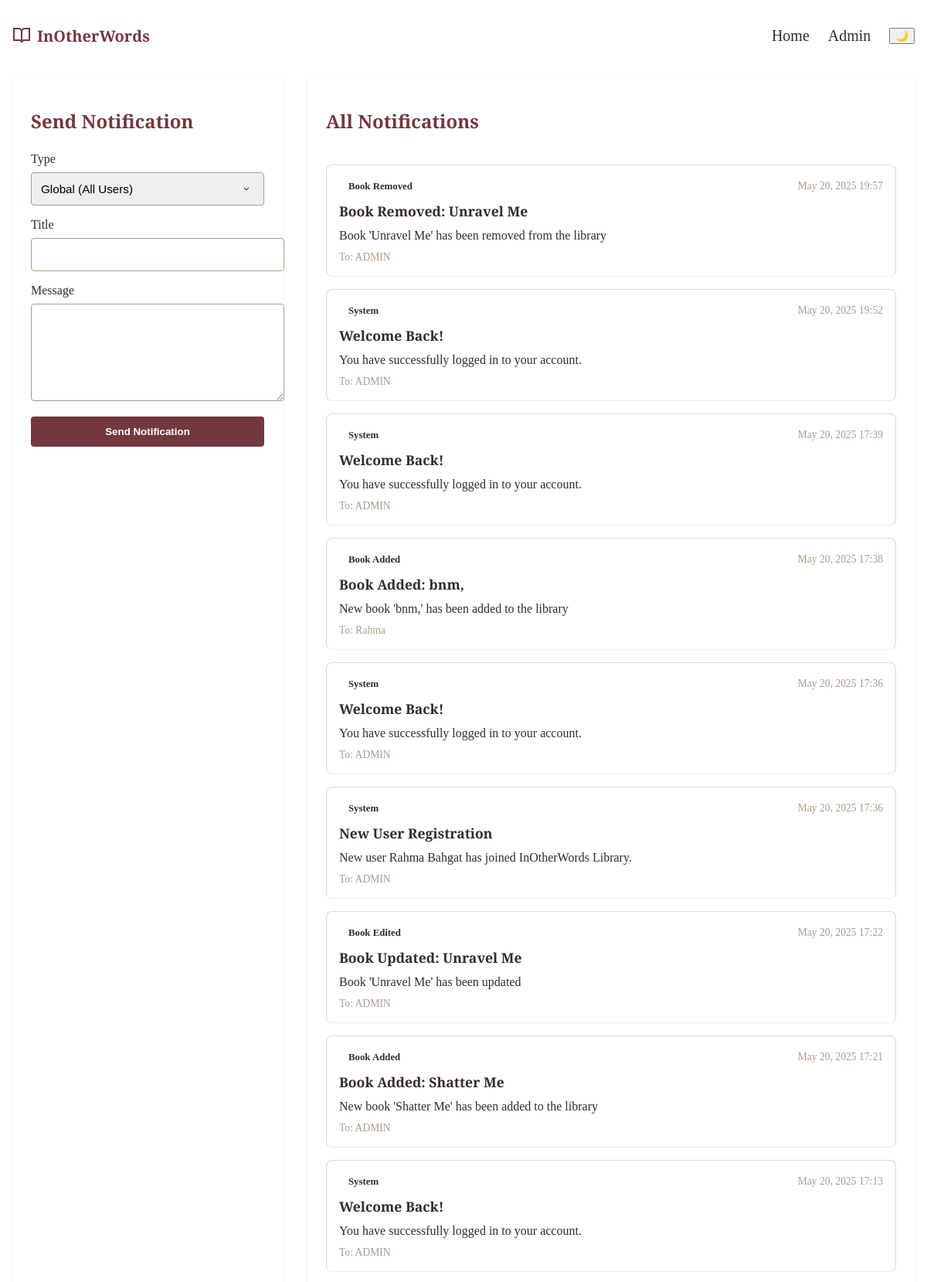
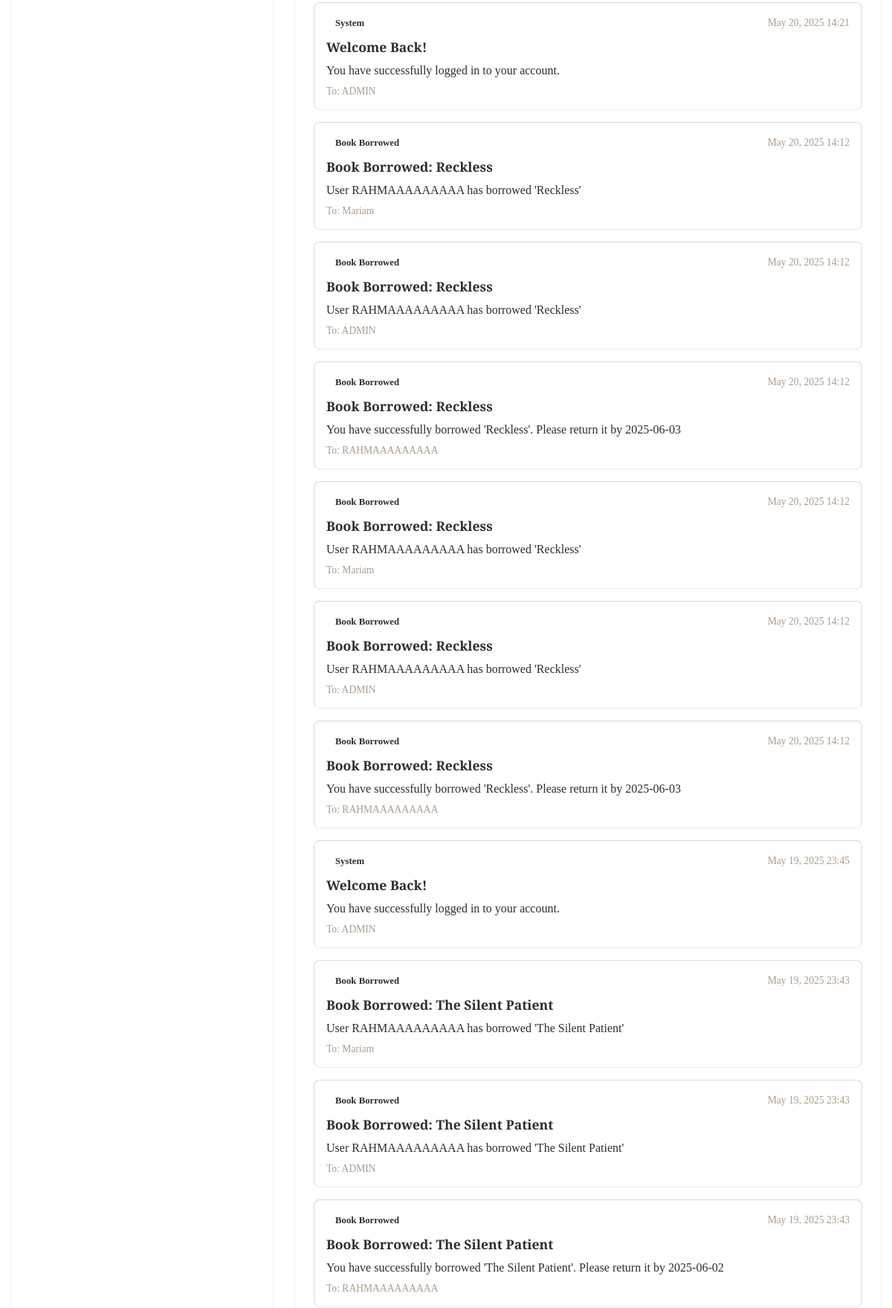
Screenshot of /library-admin/notifications/ (signed in, upper part) with the database file from the repository (2 pictures, top to bottom).
### books/models.py (models this page shows, shortened)
class Notification(models.Model):
    NOTIFICATION_TYPES = [
        ('personal', 'Personal'),
        ('global', 'Global'),
        ('system', 'System'),
        ('book_added', 'Book Added'),
        ('book_edited', 'Book Edited'),
        ('book_removed', 'Book Removed'),
        ('book_borrowed', 'Book Borrowed'),
        ('book_returned', 'Book Returned'),
    ]
    recipient = models.ForeignKey(User, on_delete=models.CASCADE, related_name='notifications_received', null=True, blank=True)
    sender = models.ForeignKey(User, on_delete=models.SET_NULL, related_name='notifications_sent', null=True, blank=True)
    title = models.CharField(max_length=200)
    message = models.TextField()
    notification_type = models.CharField(max_length=20, choices=NOTIFICATION_TYPES)
    created_at = models.DateTimeField(auto_now_add=True)
    is_read = models.BooleanField(default=False)
    related_book = models.ForeignKey('Book', on_delete=models.SET_NULL, null=True, blank=True)
    class Meta:
        ordering = ['-created_at']

### books/views_notifications.py (the view, shortened to what this page needs)
# urls.py: path('library-admin/notifications/', admin_notifications, name='admin-notifications'),
@user_passes_test(is_admin)
def admin_notifications(request):
    notifications = Notification.objects.filter(
        Q(sender=request.user) |  # Notifications sent by this admin
        Q(recipient=request.user) |  # Notifications received by this admin
        Q(notification_type__in=['book_added', 'book_edited', 'book_removed', 'book_borrowed', 'book_returned'])  # Book-related notifications
    ).order_by('-created_at')
    unread_count = notifications.filter(is_read=False).count()
    notifications.filter(is_read=False).update(is_read=True)
    users = User.objects.filter(is_staff=False)  # Get non-staff users for recipient selection
    return render(request, 'notifications-admin.html', {
        'notifications': notifications,
        'unread_notifications_count': unread_count,
        'users': users
    })

### books/views_notifications.py (called while the page is built)
def is_admin(user):
    return user.is_staff

### Templates/notifications-admin.html (shortened to what this page needs)
{% extends 'base.html' %}
{% load static %}
{% block content %}
<div class="notifications-container">
    <div class="notifications-grid">
        <div class="send-notification-card">
            <h2>Send Notification</h2>
            <form method="POST">
                <div class="form-group">
                    <label for="notification_type">Type</label>
                    <select class="form-control" id="notification_type" name="notification_type" required>
                        <option value="global">Global (All Users)</option>
                    </select>
                </div>
                <div class="form-group">
                    <label for="title">Title</label>
                    <input type="text" class="form-control" id="title" name="title" required>
                </div>
                <div class="form-group">
                    <label for="message">Message</label>
                    <textarea class="form-control" id="message" name="message" rows="3" required></textarea>
                </div>
                <button type="submit" class="btn-send">Send Notification</button>
            </form>
        </div>
        <div class="notifications-list">
            <h2>All Notifications</h2>
            {% if notifications %}
                {% for notification in notifications %}
                    <div class="notification-card">
                        <div class="notification-header">
                            <span class="notification-type type-{{ notification.notification_type }}">
                                {{ notification.get_notification_type_display }}
                            </span>
                            <span class="notification-date">{{ notification.created_at|date:"M d, Y H:i" }}</span>
                        </div>
                        <h3 class="notification-title">{{ notification.title }}</h3>
                        <p class="notification-message">{{ notification.message }}</p>
                        <div class="notification-meta">
                            {% if notification.recipient %}
                                <span>To: {{ notification.recipient.username }}</span>
                            {% endif %}
                        </div>
                    </div>
                {% endfor %}
            {% else %}
                <p>No notifications found.</p>
            {% endif %}
        </div>
    </div>
</div>
{% endblock %}

### Static/css/Navbar_Footer.css (style rules this page uses)
body { margin: 0; padding: 0; overflow-x: hidden; width: 100%; min-height: 100vh; box-sizing: border-box; }
:root { --dark-brown: #322d29; --brand-red: #72383d; --warm-taupe: #ac9c8d; --light-gray: #d9d9d9; --cream: #efe9e1; }

### Static/css/notifications.css (style rules this page uses)
:root { --dark-brown: #322d29; --brand-red: #72383d; --warm-taupe: #ac9c8d; --light-gray: #d9d9d9; --cream: #efe9e1; }
.notifications-container { max-width: 1200px; margin: 2rem auto; padding: 0 1rem; }
.notifications-list { display: flex; flex-direction: column; gap: 1rem; }
.notification-card { background-color: white; border: 1px solid var(--light-gray); border-radius: 8px; padding: 1.5rem; transition: all 0.3s ease; position: relative; overflow: hidden; }
.notification-header { display: flex; justify-content: space-between; align-items: center; margin-bottom: 1rem; }
.notification-meta { display: flex; align-items: center; gap: 1rem; }
.notification-type { color: var(--dark-brown); font-weight: 500; font-size: 0.9rem; }
.notification-date { color: var(--warm-taupe); font-size: 0.85rem; }
.notification-title { color: var(--dark-brown); font-size: 1.1rem; margin: 0 0 0.5rem 0; font-family: 'Merriweather', serif; }
.notification-message { color: var(--warm-taupe); line-height: 1.5; margin: 0 0 1rem 0; }

### Templates/notifications-admin.html (style rules this page uses)
.notifications-container { max-width: 1200px; margin: 6rem auto 2rem; padding: 0 1rem; }
.notifications-grid { display: grid; grid-template-columns: 350px 1fr; gap: 2rem; margin-top: 2rem; }
.send-notification-card { background: white; border-radius: 8px; box-shadow: 0 2px 4px rgba(0, 0, 0, 0.1); padding: 1.5rem; }
.send-notification-card h2 { color: var(--brand-red); margin-bottom: 1.5rem; font-family: 'Playfair Display', serif; }
.form-group { margin-bottom: 1rem; }
.form-group label { display: block; margin-bottom: 0.5rem; color: var(--dark-brown); font-weight: 500; }
.form-control { width: 100%; padding: 0.75rem; border: 1px solid var(--warm-taupe); border-radius: 4px; font-size: 0.95rem; transition: border-color 0.3s ease; }
select.form-control { appearance: none; background-repeat: no-repeat; background-position: right 1rem center; padding-right: 2.5rem; }
textarea.form-control { min-height: 100px; resize: vertical; }
.btn-send { background: var(--brand-red); color: white; border: none; padding: 0.75rem 1.5rem; border-radius: 4px; font-weight: 600; cursor: pointer; transition: all 0.3s ease; width: 100%; }
.notifications-list { background: white; border-radius: 8px; box-shadow: 0 2px 4px rgba(0, 0, 0, 0.1); padding: 1.5rem; }
.notifications-list h2 { color: var(--brand-red); margin-bottom: 1.5rem; font-family: 'Playfair Display', serif; }
.notification-card { padding: 1rem; border-bottom: 1px solid var(--cream); transition: background-color 0.3s ease; }
.notification-header { display: flex; justify-content: space-between; align-items: center; margin-bottom: 0.5rem; }
.notification-type { font-size: 0.8rem; padding: 0.25rem 0.75rem; border-radius: 12px; font-weight: 600; }
.notification-date { font-size: 0.85rem; color: var(--warm-taupe); }
.notification-title { font-size: 1.1rem; color: var(--dark-brown); margin-bottom: 0.5rem; }
.notification-message { color: var(--dark-brown); margin-bottom: 0.5rem; line-height: 1.5; }
.notification-meta { font-size: 0.85rem; color: var(--warm-taupe); }

### rows the page displays
Notification: notification_type "Book Removed", created_at "May 20, 2025 19:57", title "Book Removed: Unravel Me", message "Book 'Unravel Me' has been removed from the library", recipient.username "ADMIN"
Notification: notification_type "System", created_at "May 20, 2025 19:52", title "Welcome Back!", message "You have successfully logged in to your account.", recipient.username "ADMIN"
Notification: notification_type "System", created_at "May 20, 2025 17:39", title "Welcome Back!", message "You have successfully logged in to your account.", recipient.username "ADMIN"
Notification: notification_type "Book Added", created_at "May 20, 2025 17:38", title "Book Added: bnm,", message "New book 'bnm,' has been added to the library", recipient.username "Rahma"
Notification: notification_type "System", created_at "May 20, 2025 17:36", title "Welcome Back!", message "You have successfully logged in to your account.", recipient.username "ADMIN"
Notification: notification_type "System", created_at "May 20, 2025 17:36", title "New User Registration", message "New user Rahma Bahgat has joined InOtherWords Library.", recipient.username "ADMIN"
Notification: notification_type "Book Edited", created_at "May 20, 2025 17:22", title "Book Updated: Unravel Me", message "Book 'Unravel Me' has been updated", recipient.username "ADMIN"
Notification: notification_type "Book Added", created_at "May 20, 2025 17:21", title "Book Added: Shatter Me", message "New book 'Shatter Me' has been added to the library", recipient.username "ADMIN"
Notification: notification_type "System", created_at "May 20, 2025 17:13", title "Welcome Back!", message "You have successfully logged in to your account.", recipient.username "ADMIN"
Notification: notification_type "System", created_at "May 20, 2025 14:21", title "Welcome Back!", message "You have successfully logged in to your account.", recipient.username "ADMIN"
Notification: notification_type "Book Borrowed", created_at "May 20, 2025 14:12", title "Book Borrowed: Reckless", message "User RAHMAAAAAAAAA has borrowed 'Reckless'", recipient.username "Mariam"
Notification: notification_type "Book Borrowed", created_at "May 20, 2025 14:12", title "Book Borrowed: Reckless", message "User RAHMAAAAAAAAA has borrowed 'Reckless'", recipient.username "ADMIN"
Notification: notification_type "Book Borrowed", created_at "May 20, 2025 14:12", title "Book Borrowed: Reckless", message "You have successfully borrowed 'Reckless'. Please return it by 2025-06-03", recipient.username "RAHMAAAAAAAAA"
Notification: notification_type "Book Borrowed", created_at "May 20, 2025 14:12", title "Book Borrowed: Reckless", message "User RAHMAAAAAAAAA has borrowed 'Reckless'", recipient.username "Mariam"
Notification: notification_type "Book Borrowed", created_at "May 20, 2025 14:12", title "Book Borrowed: Reckless", message "User RAHMAAAAAAAAA has borrowed 'Reckless'", recipient.username "ADMIN"
Notification: notification_type "Book Borrowed", created_at "May 20, 2025 14:12", title "Book Borrowed: Reckless", message "You have successfully borrowed 'Reckless'. Please return it by 2025-06-03", recipient.username "RAHMAAAAAAAAA"
Notification: notification_type "System", created_at "May 19, 2025 23:45", title "Welcome Back!", message "You have successfully logged in to your account.", recipient.username "ADMIN"
Notification: notification_type "Book Borrowed", created_at "May 19, 2025 23:43", title "Book Borrowed: The Silent Patient", message "User RAHMAAAAAAAAA has borrowed 'The Silent Patient'", recipient.username "Mariam"
Notification: notification_type "Book Borrowed", created_at "May 19, 2025 23:43", title "Book Borrowed: The Silent Patient", message "User RAHMAAAAAAAAA has borrowed 'The Silent Patient'", recipient.username "ADMIN"
Notification: notification_type "Book Borrowed", created_at "May 19, 2025 23:43", title "Book Borrowed: The Silent Patient", message "You have successfully borrowed 'The Silent Patient'. Please return it by 2025-06-02", recipient.username "RAHMAAAAAAAAA"
